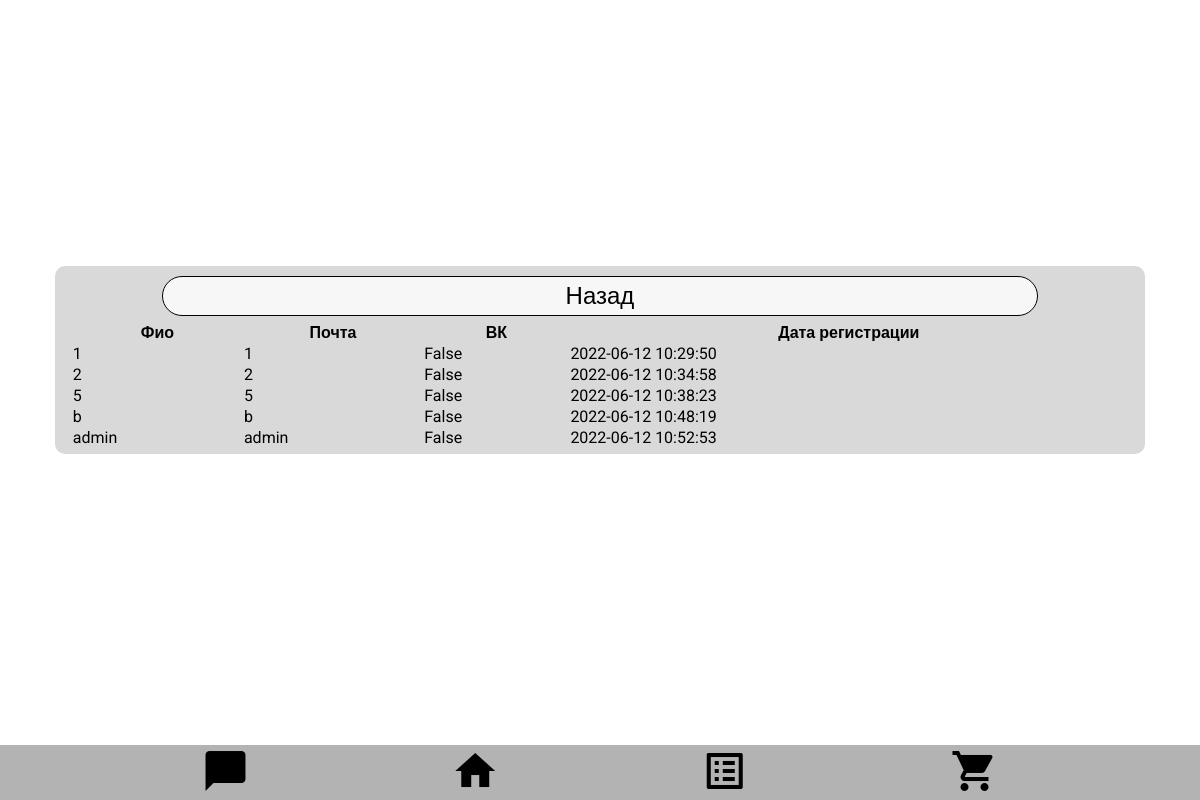
The page /admin/2 (signed in) on the database as committed earlier.
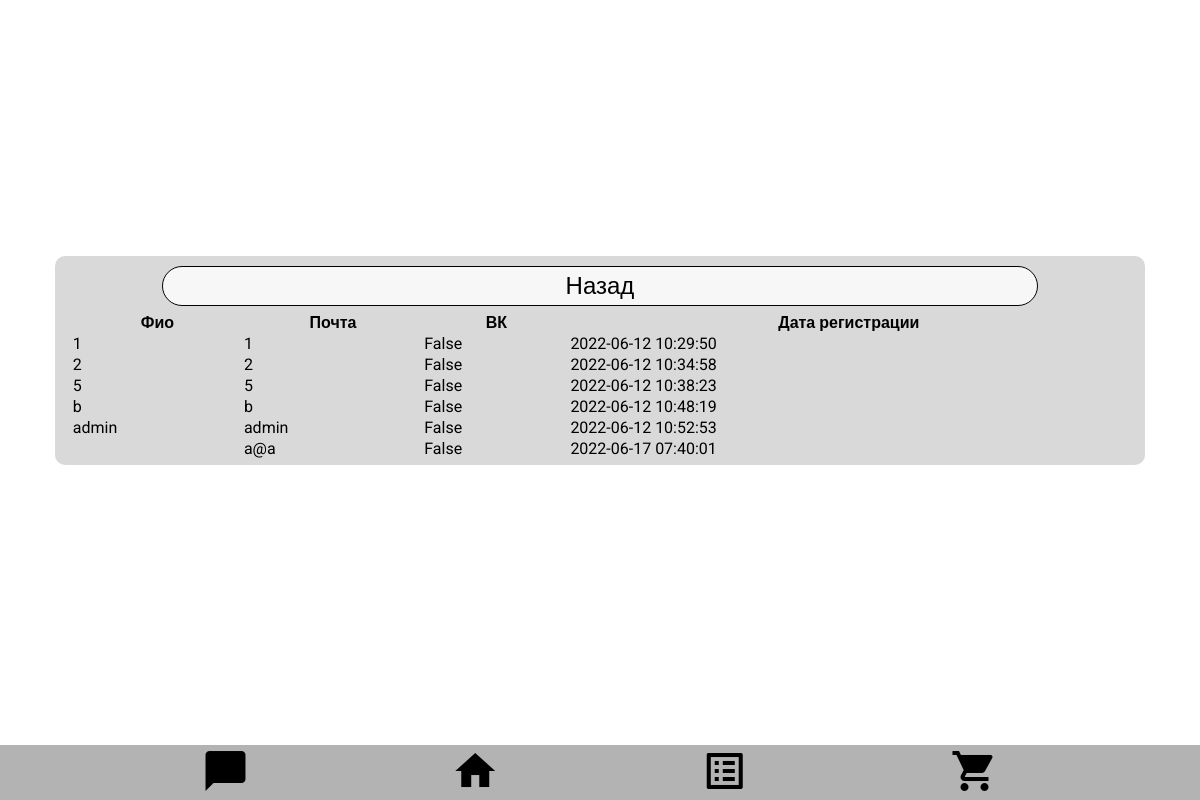
The same page on the database as committed later.
### models.py (models this page shows)
class BaseModel(Model):
    class Meta:
        database = db

class Accounts(BaseModel):
    fio = TextField()
    email = TextField(unique=True)
    password = TextField()
    vk = BooleanField()
    history = TextField(null=True)
    registration_date = TimestampField(default=datetime.timestamp(datetime.now()))

### main.py (the view)
@app.route('/admin')
@app.route('/admin/<int:id>')
@flask_login.login_required
def admin(id=0): ###########################################ADMIN PAGE
    if flask_login.current_user.id == "admin":
        if id == 1:
            acc = utilsDB.get_liquids()
        elif id == 2:
            acc = utilsDB.get_users()
        else:
            acc = None
        return render_template('admin.html', id=id, acc=acc)
    else:
        return redirect('/login')

### main.py (called while the page is built)
@login_manager.user_loader
def user_loader(email):
    if email not in utilsDB.get_usersId():
        return
    user = User()
    user.id = email
    return user

@app.before_request
def before_request():
    db.connect(reuse_if_open=True)

@app.after_request
def after_request(response):
    db.close()
    return response

### utilsDB.py (called while the page is built)
def get_usersId(): return list(map(lambda x: x.email, list(Accounts.select())))

def get_users(): return Accounts.select()

### templates/admin.html (shortened to what this page needs)
{% extends "basic.html" %}
{% block content %}
<div class="contents CloginPage">
  <div class="content Clogin">
    {% if id == 0 %}
    <a class="telegram" style="width:80%;" href="/admin/1">Жидкости</a>
    <a class="telegram" style="width:80%;" href="/admin/2">Аккаунты</a>
    <a class="telegram" style="width:80%;" href="/admin/3">Новости</a>
    {% elif id == 2 %}
    <a class="telegram" style="width:80%;" href="/admin">Назад</a>
    <table style="width:98%;">
      <thead>
        <th>Фио</th>
        <th>Почта</th>
        <th>ВК</th>
        <th>Дата регистрации</th>
      </thead>
      <tbody>
        {% for ac in acc %}
        <tr>
          <td>{{ac.fio}}</td>
          <td>{{ac.email}}</td>
          <td>{{ac.vk}}</td>
          <td>{{ac.registration_date}}</td>
        </tr>
        {% endfor %}
      </tbody>
    </table>
    {% endif %}
  </div>
</div>
{% endblock %}

### templates/basic.html (shortened to what this page needs)
<!DOCTYPE html>
<html lang="ru" dir="ltr">
  <head>
    <link rel="stylesheet" href="/static/css/master.css">
    <link rel="stylesheet" href="/static/css/style.css">
  </head>
  <body>
    {% block content %}{% endblock %}
    <div class="bottom">
      <a href="/messagers"><span class="material-icons md-48">chat_bubble</span></a>
      <a href="/login"><span class="material-icons md-48">home</span></a>
      <a href="/news"><span class="material-icons md-48">list_alt</span></a>
      <a href="/shop"><span class="material-icons md-48">shopping_cart</span></a>
    </div>
  </body>
</html>

### static/css/master.css (style rules this page uses)
*, *:before, *:after { margin: 0; padding: 0; font-family: 'Roboto', sans-serif; }
a { text-decoration: none; }
.bottom { display: flex; justify-content: space-evenly; align-items: center; height: 55px; width: 100vw; position: absolute; bottom: 0; }
.contents { display: flex; justify-content: center; flex-direction: column; align-items: center; width: 100vw; }
.content { width: 90vw; margin: 5px 0; padding: 5px; border-radius: 10px; }
.telegram { padding: 10px; margin: 10px; width: 90vw; border-radius: 50px; text-align: center; font-weight: 400; font-size: 24px; }
.CloginPage { height: 90vh; }
.Clogin { display: flex; justify-content: center; flex-direction: column; align-items: center; }
.Clogin input, .Clogin a { border-radius: 50px; padding: 5px; margin: 5px; width: 50vw; text-align: center; }
.material-icons.md-48 { font-size: 48px; }

### static/css/style.css (style rules this page uses)
a { color: #000; }
.bottom { background-color: #B3B3B3; }
.content { background-color: #D9D9D9; }
.telegram { background-color: gray; }
.Clogin input, .Clogin a { background: #F7F7F7; }
.Clogin input, .Clogin a { border: 1px solid #000000; }

Rows that differ between the two databases and show on the page:
added Accounts: email "a@a", vk "False", registration_date "2022-06-17 07:40:01"
